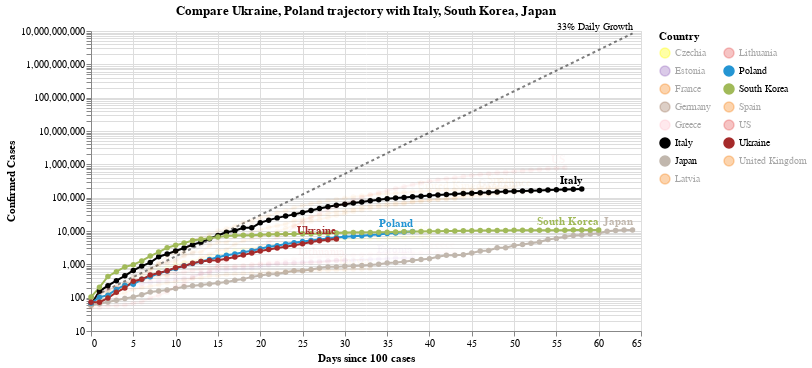

The notebook cell this image was saved under:
### Code cell
#hide_input
chart2 = make_since_chart(['Ukraine', 'Poland'])
chart2

### Figure 1 — Vega-Lite specification as saved in the notebook (floating-point values rounded to 4 significant figures; data arrays with more than 128 entries replaced by an {"elided": "..."} marker saying what was removed)
{"config": {"view": {"continuousWidth": 400, "continuousHeight": 300}}, "layer": [{"mark": {"type": "line", "color": "black", "opacity": 0.5, "strokeDash": [3, 3]}, "encoding": {"x": {"type": "quantitative", "field": "Days since 100 cases"}, "y": {"type": "quantitative", "field": "Confirmed Cases"}}}, {"mark": {"type": "text", "align": "right", "dy": -6, "fontSize": 10, "text": "33% Daily Growth"}, "encoding": {"x": {"type": "quantitative", "field": "Days since 100 cases"}, "y": {"type": "quantitative", "field": "Confirmed Cases"}}, "transform": [{"filter": "(datum['Days since 100 cases'] >= 64)"}]}, {"data": {"name": "data-52cb7f5cdf0fc41d24ab2fdc43d3912e"}, "mark": {"type": "line", "point": true}, "encoding": {"color": {"type": "nominal", "field": "Country", "legend": {"columns": 2}, "scale": {"domain": ["Czechia", "Estonia", "France", "Germany", "Greece", "Italy", "Japan", "Latvia", "Lithuania", "Poland", "South Korea", "Spain", "US", "Ukraine", "United Kingdom"], "range": ["yellow", "#9467bd", "#F58518", "#9D755D", "pink", "black", "#C1B7AD", "#F58518", "#E45756", "#2495D3", "#A1BA59", "#F58518", "#E45756", "brown", "#F58518"]}}, "opacity": {"condition": {"value": 1, "selection": "selector013"}, "value": 0.05}, "tooltip": [{"type": "nominal", "field": "Country"}, {"type": "temporal", "field": "Date"}, {"type": "quantitative", "field": "Confirmed Cases"}, {"type": "quantitative", "field": "Days since 100 cases"}], "x": {"type": "quantitative", "field": "Days since 100 cases"}, "y": {"type": "quantitative", "field": "Confirmed Cases", "scale": {"type": "log"}}}, "selection": {"selector013": {"type": "multi", "fields": ["Country"], "bind": "legend", "init": [{"Country": "Ukraine"}, {"Country": "Poland"}, {"Country": "Italy"}, {"Country": "South Korea"}, {"Country": "Japan"}]}}, "width": 550}, {"data": {"name": "data-52cb7f5cdf0fc41d24ab2fdc43d3912e"}, "mark": {"type": "text", "align": "right", "dy": -8, "fontWeight": "bold"}, "encoding": {"color": {"type": "nominal", "field": "Country", "legend": {"columns": 2}, "scale": {"domain": ["Czechia", "Estonia", "France", "Germany", "Greece", "Italy", "Japan", "Latvia", "Lithuania", "Poland", "South Korea", "Spain", "US", "Ukraine", "United Kingdom"], "range": ["yellow", "#9467bd", "#F58518", "#9D755D", "pink", "black", "#C1B7AD", "#F58518", "#E45756", "#2495D3", "#A1BA59", "#F58518", "#E45756", "brown", "#F58518"]}}, "opacity": {"condition": {"value": 1, "selection": "selector013"}, "value": 0.05}, "text": {"type": "nominal", "field": "Country"}, "tooltip": [{"type": "nominal", "field": "Country"}, {"type": "temporal", "field": "Date"}, {"type": "quantitative", "field": "Confirmed Cases"}, {"type": "quantitative", "field": "Days since 100 cases"}], "x": {"type": "quantitative", "field": "Days since 100 cases"}, "y": {"type": "quantitative", "field": "Confirmed Cases", "scale": {"type": "log"}}}, "transform": [{"filter": "(datum['Date'] >= 1587340800000)"}], "width": 550}], "data": {"name": "data-764bc1a4e2ba599ae7884e7cf68b5304"}, "title": "Compare Ukraine, Poland trajectory with Italy, South Korea, Japan", "$schema": "https://vega.github.io/schema/vega-lite/v4.0.2.json", "datasets": {"data-764bc1a4e2ba599ae7884e7cf68b5304": [{"Days since 100 cases": 0, "Confirmed Cases": 100.0}, {"Days since 100 cases": 1, "Confirmed Cases": 133.0}, {"Days since 100 cases": 2, "Confirmed Cases": 176.9}, {"Days since 100 cases": 3, "Confirmed Cases": 235.3}, {"Days since 100 cases": 4, "Confirmed Cases": 312.9}, {"Days since 100 cases": 5, "Confirmed Cases": 416.2}, {"Days since 100 cases": 6, "Confirmed Cases": 553.5}, {"Days since 100 cases": 7, "Confirmed Cases": 736.1}, {"Days since 100 cases": 8, "Confirmed Cases": 979.1}, {"Days since 100 cases": 9, "Confirmed Cases": 1302.0}, {"Days since 100 cases": 10, "Confirmed Cases": 1732.0}, {"Days since 100 cases": 11, "Confirmed Cases": 2303.0}, {"Days since 100 cases": 12, "Confirmed Cases": 3064.0}, {"Days since 100 cases": 13, "Confirmed Cases": 4074.0}, {"Days since 100 cases": 14, "Confirmed Cases": 5419.0}, {"Days since 100 cases": 15, "Confirmed Cases": 7207.0}, {"Days since 100 cases": 16, "Confirmed Cases": 9586.0}, {"Days since 100 cases": 17, "Confirmed Cases": 12750.0}, {"Days since 100 cases": 18, "Confirmed Cases": 16960.0}, {"Days since 100 cases": 19, "Confirmed Cases": 22550.0}, {"Days since 100 cases": 20, "Confirmed Cases": 29990.0}, {"Days since 100 cases": 21, "Confirmed Cases": 39890.0}, {"Days since 100 cases": 22, "Confirmed Cases": 53060.0}, {"Days since 100 cases": 23, "Confirmed Cases": 70560.0}, {"Days since 100 cases": 24, "Confirmed Cases": 93850.0}, {"Days since 100 cases": 25, "Confirmed Cases": 124800.0}, {"Days since 100 cases": 26, "Confirmed Cases": 166000.0}, {"Days since 100 cases": 27, "Confirmed Cases": 220800.0}, {"Days since 100 cases": 28, "Confirmed Cases": 293700.0}, {"Days since 100 cases": 29, "Confirmed Cases": 390600.0}, {"Days since 100 cases": 30, "Confirmed Cases": 519500.0}, {"Days since 100 cases": 31, "Confirmed Cases": 690900.0}, {"Days since 100 cases": 32, "Confirmed Cases": 918900.0}, {"Days since 100 cases": 33, "Confirmed Cases": 1222000.0}, {"Days since 100 cases": 34, "Confirmed Cases": 1625000.0}, {"Days since 100 cases": 35, "Confirmed Cases": 2162000.0}, {"Days since 100 cases": 36, "Confirmed Cases": 2875000.0}, {"Days since 100 cases": 37, "Confirmed Cases": 3824000.0}, {"Days since 100 cases": 38, "Confirmed Cases": 5086000.0}, {"Days since 100 cases": 39, "Confirmed Cases": 6764000.0}, {"Days since 100 cases": 40, "Confirmed Cases": 8996000.0}, {"Days since 100 cases": 41, "Confirmed Cases": 11970000.0}, {"Days since 100 cases": 42, "Confirmed Cases": 15910000.0}, {"Days since 100 cases": 43, "Confirmed Cases": 21170000.0}, {"Days since 100 cases": 44, "Confirmed Cases": 28150000.0}, {"Days since 100 cases": 45, "Confirmed Cases": 37440000.0}, {"Days since 100 cases": 46, "Confirmed Cases": 49790000.0}, {"Days since 100 cases": 47, "Confirmed Cases": 66230000.0}, {"Days since 100 cases": 48, "Confirmed Cases": 88080000.0}, {"Days since 100 cases": 49, "Confirmed Cases": 117100000.0}, {"Days since 100 cases": 50, "Confirmed Cases": 155800000.0}, {"Days since 100 cases": 51, "Confirmed Cases": 207200000.0}, {"Days since 100 cases": 52, "Confirmed Cases": 275600000.0}, {"Days since 100 cases": 53, "Confirmed Cases": 366600000.0}, {"Days since 100 cases": 54, "Confirmed Cases": 487500000.0}, {"Days since 100 cases": 55, "Confirmed Cases": 648400000.0}, {"Days since 100 cases": 56, "Confirmed Cases": 862400000.0}, {"Days since 100 cases": 57, "Confirmed Cases": 1147000000.0}, {"Days since 100 cases": 58, "Confirmed Cases": 1525000000.0}, {"Days since 100 cases": 59, "Confirmed Cases": 2029000000.0}, {"Days since 100 cases": 60, "Confirmed Cases": 2698000000.0}, {"Days since 100 cases": 61, "Confirmed Cases": 3589000000.0}, {"Days since 100 cases": 62, "Confirmed Cases": 4773000000.0}, {"Days since 100 cases": 63, "Confirmed Cases": 6348000000.0}, {"Days since 100 cases": 64, "Confirmed Cases": 8443000000.0}], "data-52cb7f5cdf0fc41d24ab2fdc43d3912e": {"elided": "705 records"}}}
